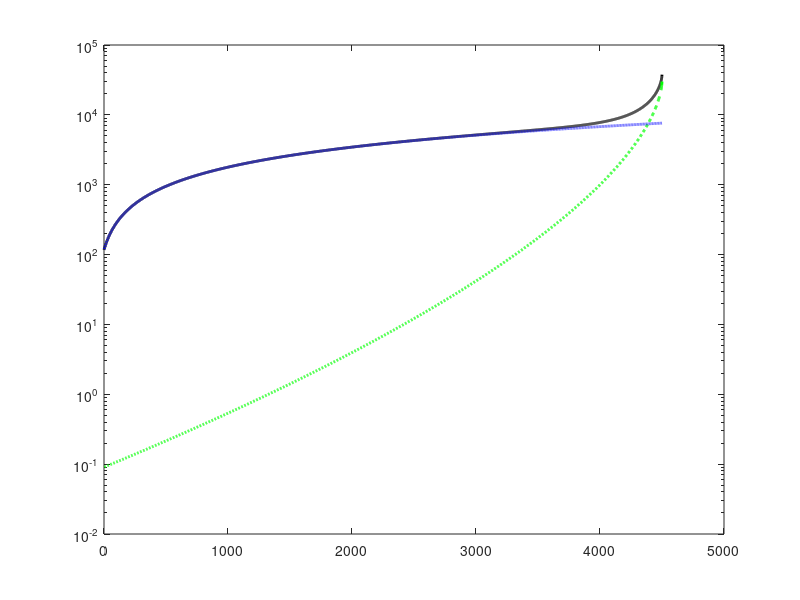

Write MATLAB code to recreate this figure.
clc;
clear;


t = linspace(0,4500,4500);

F_1_1km = 3e4;
F_2_1km = 1.6667;

F = F_1_1km * exp(-(t/65).^0.6) + F_2_1km * (4570 - t);
F_1 = F_1_1km * exp(-(t/65).^0.6);
F_2 = F_2_1km * (4570 - t);
semilogy(4500-t ,F, 'Color', 'black', 'LineWidth',2)
hold on
semilogy(4500-t, F_1, 'Color', 'green', 'LineWidth', 2, 'LineStyle','--')
hold on
semilogy(4500-t, F_2, 'Color', 'blue', 'LineWidth', 2, 'LineStyle',':')
hold on